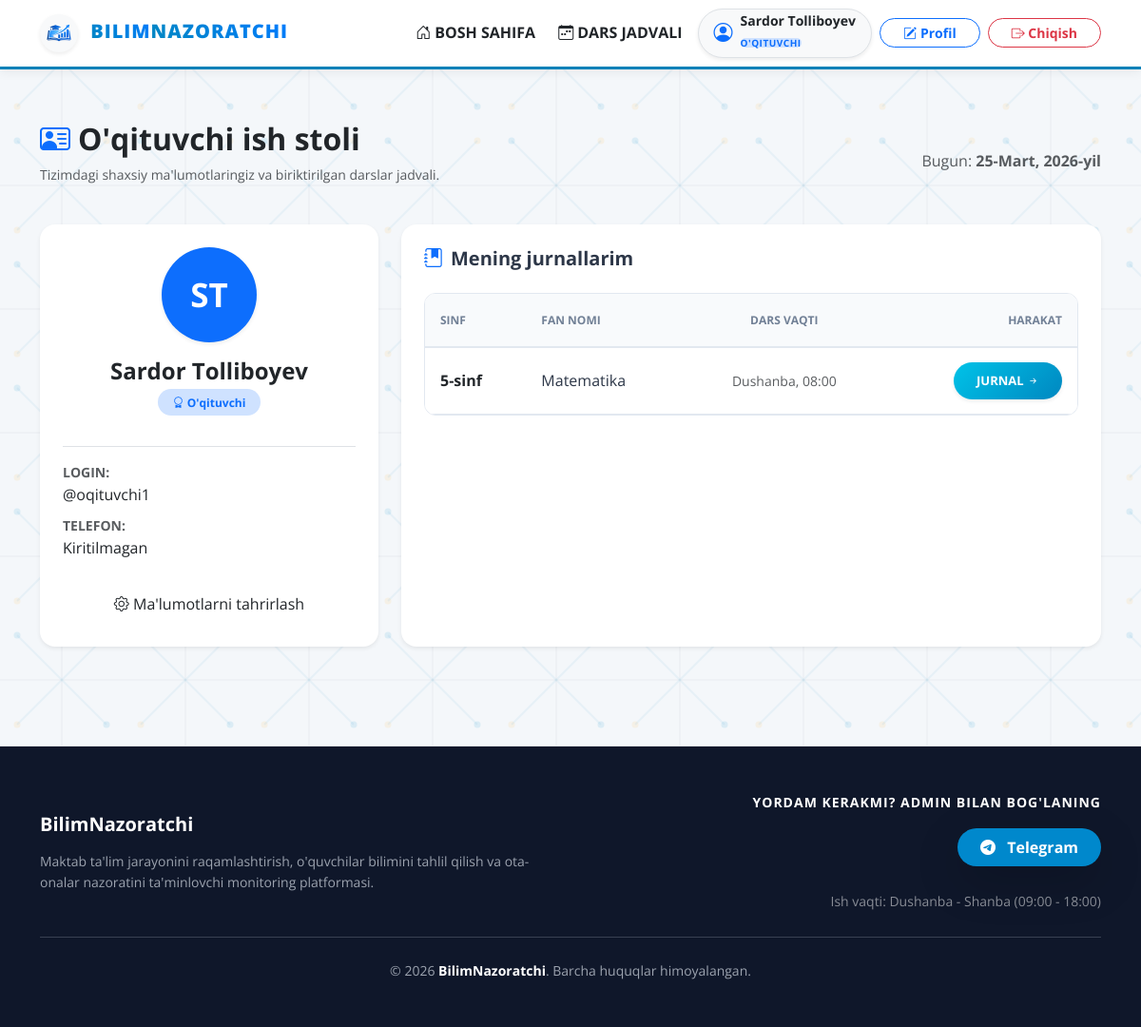
The app's page /oqituvchi/dashboard/ (signed in), older data.
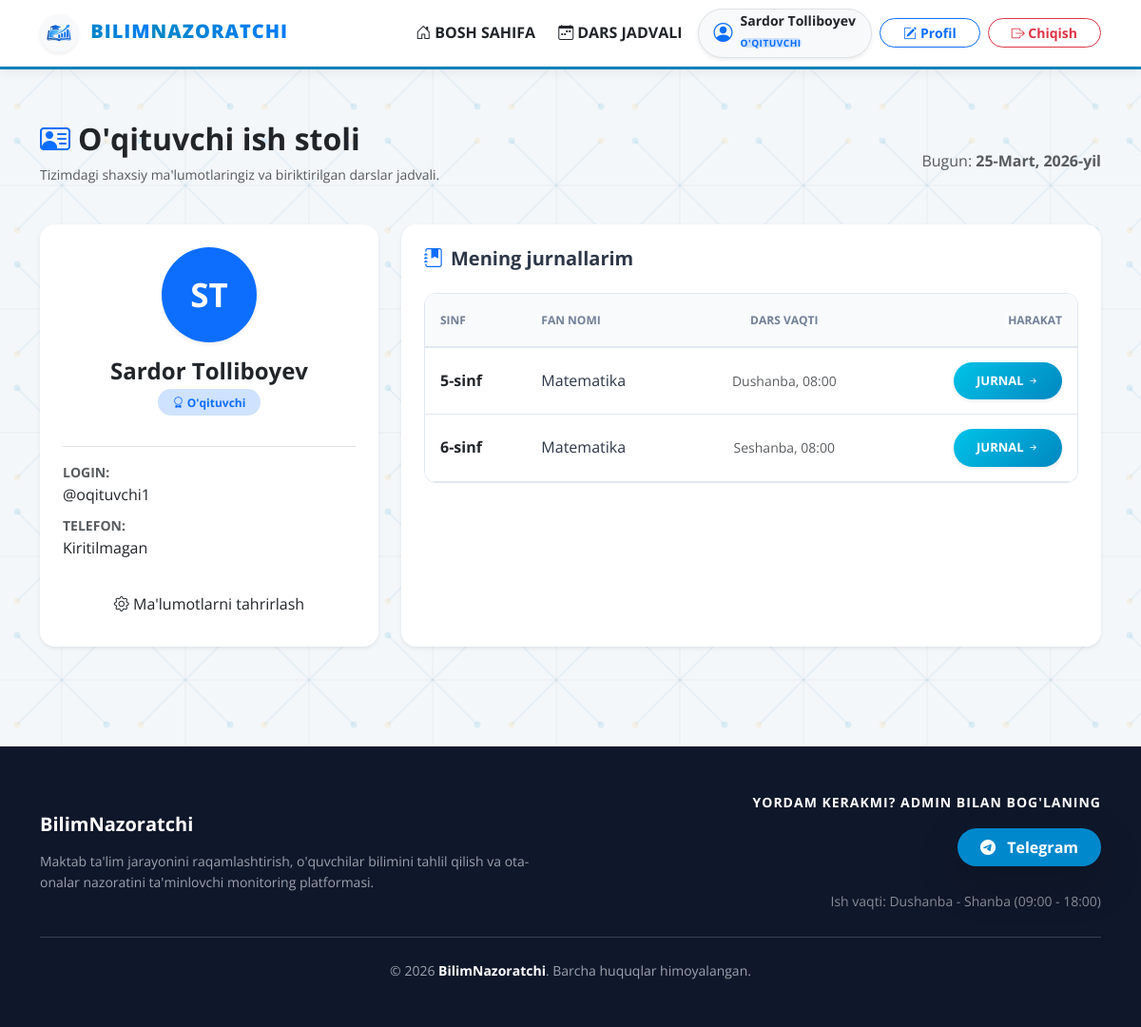
The same page, newer data.
### apps/talim/models.py (models this page shows, shortened)
class Taqsimot(models.Model):
    HAFTA_KUNLARI = (
        ("1", "Dushanba"),
        ("2", "Seshanba"),
        ("3", "Chorshanba"),
        ("4", "Payshanba"),
        ("5", "Juma"),
        ("6", "Shanba"),
    )
    oqituvchi = models.ForeignKey(
        settings.AUTH_USER_MODEL,
        on_delete=models.CASCADE,
        limit_choices_to={"rol": "oqituvchi"},
        related_name="biriktirilgan_darslari",
        verbose_name="Mas'ul o'qituvchi",
    )
    sinf = models.ForeignKey(
        Sinf,
        on_delete=models.CASCADE,
        related_name="dars_jadvali",
        verbose_name="Sinf",
    )
    fan = models.ForeignKey(Fan, on_delete=models.CASCADE, verbose_name="Fan")
    kun = models.CharField("Hafta kuni", max_length=1, choices=HAFTA_KUNLARI)
    soat = models.TimeField("Dars boshlanish vaqti")
    class Meta:
        db_table = "dars_taqsimotlari"
        verbose_name = "Dars taqsimoti"
        verbose_name_plural = "Darslar taqsimoti"
        unique_together = ("sinf", "kun", "soat")

class Sinf(models.Model):
    nomi = models.CharField("Sinf nomi", max_length=50, unique=True, help_text="Masalan: 9-A")
    SMENA_TANLOVI = (
        ("1", "1-smena (08:00-13:00)"),
        ("2", "2-smena (13:00-17:55)"),
    )
    smena = models.CharField(
        "Smena",
        max_length=1,
        choices=SMENA_TANLOVI,
        default="1",
        help_text="Sinf qaysi smenada o'qishini tanlang.",
    )
    class Meta:
        db_table = "sinflar"
        verbose_name = "Sinf"
        verbose_name_plural = "Sinflar"
        ordering = ["nomi"]

class Fan(models.Model):
    nomi = models.CharField("Fan nomi", max_length=100, unique=True)
    class Meta:
        db_table = "fanlar"
        verbose_name = "Fan"
        verbose_name_plural = "Fanlar"
        ordering = ["nomi"]

### apps/talim/views.py (the view)
# urls.py: path('oqituvchi/dashboard/', oqituvchi_dashboard_view, name='oqituvchi_dashboard'),
@login_required
def oqituvchi_dashboard_view(request):
    if request.user.rol != 'oqituvchi':
        return redirect('talim:bosh_sahifa')
    darslar = Taqsimot.objects.filter(oqituvchi=request.user).select_related('sinf', 'fan')
    return render(request, 'oqituvchi/dashboard.html', {'taqsimotlar': darslar})

### templates/oqituvchi/dashboard.html (shortened to what the changed rows need)
{% extends 'base.html' %}
{% load static %}
{% block extra_css %}
    <link rel="stylesheet" href="{% static 'css/oqituvchi.css' %}?v=20260317">
{% endblock %}
{% block content %}
<div class="mt-4">
    <div class="row mb-4 align-items-center">
        <div class="col-md-8">
            <h2 class="fw-bold text-dark">
                <i class="bi bi-person-vcard text-primary me-2"></i>O'qituvchi ish stoli
            </h2>
        </div>
    </div>
    <div class="row">
        <div class="col-lg-8 mb-4">
            <div class="card-em border-0 shadow-sm p-4 h-100">
                <div class="table-responsive">
                    <table class="table-em table-hover">
                        <thead class="bg-light text-secondary">
                            <tr>
                                <th class="ps-3">Sinf</th>
                                <th>Fan nomi</th>
                                <th class="text-center">Dars vaqti</th>
                                <th class="text-end pe-3">Harakat</th>
                            </tr>
                        </thead>
                        <tbody>
                            {% for dars in taqsimotlar %}
                            <tr>
                                <td class="ps-3 fw-bold text-dark">{{ dars.sinf.nomi }}</td>
                                <td>{{ dars.fan.nomi }}</td>
                                <td class="text-center small text-muted">{{ dars.get_kun_display }}, {{ dars.soat|time:"H:i" }}</td>
                                <td class="text-end pe-3">
                                    <a href="{% url 'talim:jurnal' dars.id %}" class="btn btn-sm btn-em-primary rounded-pill px-4 shadow-sm">
                                        Jurnal <i class="bi bi-arrow-right-short"></i>
                                    </a>
                                </td>
                            </tr>
                            {% empty %}
                            <tr>
                                <td colspan="4" class="text-center py-5 text-muted">Sizga hali sinflar biriktirilmagan.</td>
                            </tr>
                            {% endfor %}
                        </tbody>
                    </table>
                </div>
            </div>
        </div>
    </div>
</div>
{% endblock %}

Row changes from the older to the newer data that the page shows:
added Taqsimot: sinf.nomi "6-sinf", fan.nomi "Matematika", kun "Seshanba", soat "08:00"
